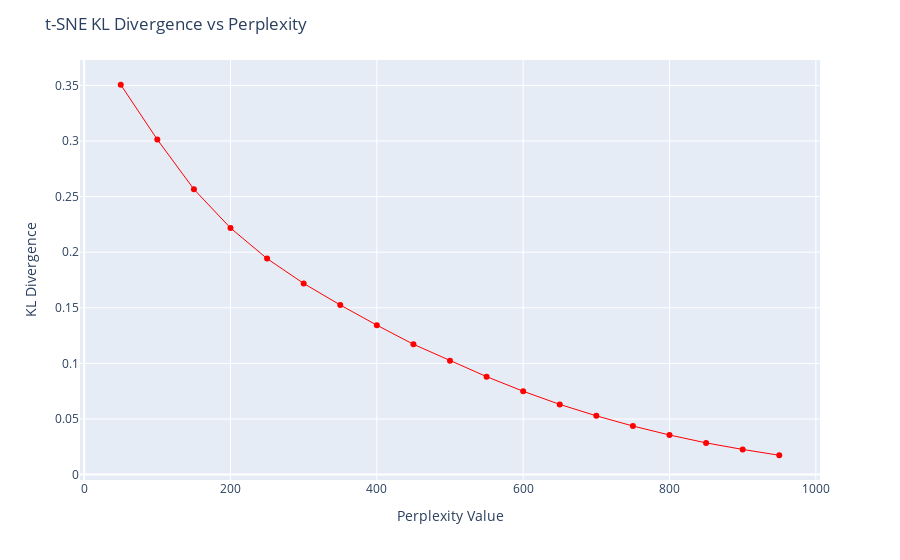

Notebook source saved alongside this figure:
### Code cell
import numpy as np

perplexity = np.arange(50, 1000, 50)
divergence = []
for i in perplexity:
    model = TSNE(n_components=2, init='pca', perplexity=i)
    reduced=model.fit_transform(X_tsne)
    divergence.append(model.kl_divergence_)
fig=px.line(x=perplexity, y=divergence, markers=True)
fig.update_layout(title="t-SNE KL Divergence vs Perplexity",
xaxis_title="Perplexity Value",
yaxis_title="KL Divergence")
fig.update_traces(line_color='red',line_width=1)
fig.show()

### Figure 1 — Plotly figure (JSON) as saved in the notebook; plotly's stock layout.template omitted (floating-point values rounded to 4 significant figures)
{"data": [{"hovertemplate": "x=%{x}<br>y=%{y}<extra></extra>", "legendgroup": "", "line": {"color": "red", "dash": "solid", "width": 1}, "marker": {"symbol": "circle"}, "mode": "lines+markers", "name": "", "orientation": "v", "showlegend": false, "type": "scatter", "x": [50, 100, 150, 200, 250, 300, 350, 400, 450, 500, 550, 600, 650, 700, 750, 800, 850, 900, 950], "xaxis": "x", "y": [0.3506, 0.3013, 0.2566, 0.2217, 0.1942, 0.1719, 0.1525, 0.1344, 0.1172, 0.1023, 0.08806, 0.07494, 0.06309, 0.05283, 0.04364, 0.03558, 0.02848, 0.02258, 0.01737], "yaxis": "y"}], "layout": {"legend": {"tracegroupgap": 0}, "margin": {"t": 60}, "title": {"text": "t-SNE KL Divergence vs Perplexity"}, "xaxis": {"anchor": "y", "domain": [0, 1], "title": {"text": "Perplexity Value"}}, "yaxis": {"anchor": "x", "domain": [0, 1], "title": {"text": "KL Divergence"}}}}
